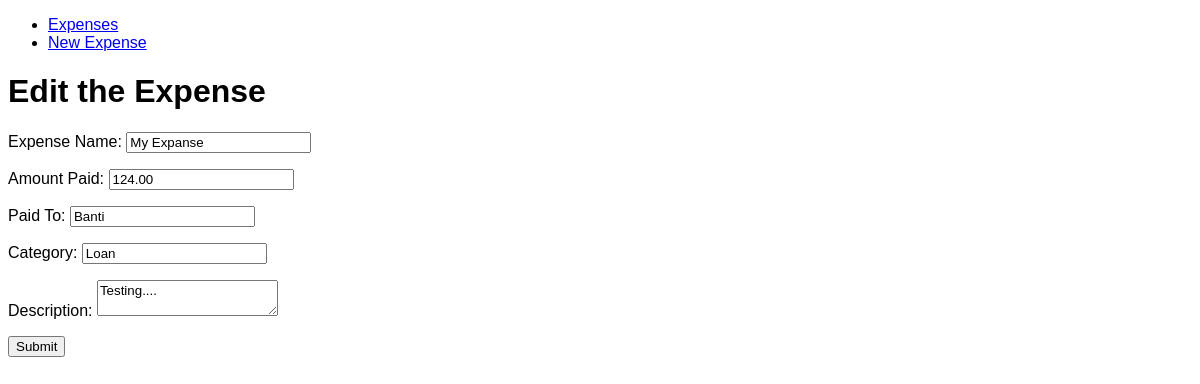
/expense/101/edit, run on the app's committed database.
### application.py (models this page shows)
class Expense(db.Model):
    __tablename__ = "expenses"
    id = db.Column(db.Integer, primary_key=True)
    item = db.Column(db.Unicode)
    amount = db.Column(db.Float)
    paid_to = db.Column(db.Unicode)
    category = db.Column(db.Unicode)
    date = db.Column(db.Date)
    description = db.Column(db.Unicode)

### application.py (the view, shortened to what this page needs)
@application.route("/expense/<int:id>/edit", methods=["GET", "POST"])
def edit(id):
    expense = Expense.query.get(id)
    if not expense:
        return Response("Not found")
    form_fill = {
        "item": expense.item,
        "amount": expense.amount,
        "paid_to": expense.paid_to,
        "category": expense.category,
        "description": expense.description
    }
    return render_template("edit.html", data=form_fill)

### templates/edit.html (shortened to what this page needs)
{% extends "layout.html" %}
{% block body %}
<h1>Edit the Expense</h1>
<form method="POST">
    <p>
        <label for="item">Expense Name: </label>
        <input type="text" name="item" value="{{data.item}}"/>
    </p>
    <p>
        <label for="amount">Amount Paid: </label>
        <input type="number" name="amount" value="{{ '%0.2f' | format(data.amount) }}" step="0.01" />
    </p>
    <p>
        <label for="paid_to">Paid To:</label>
        <input type="text" name="paid_to" value="{{ data.paid_to }}"/>
    </p>
    <p>
        <label for="category">Category: </label>
        <input type="text" name="category" value="{{ data.category }}"/>
    </p>
    <p>
        <label for="description">Description: </label>
        <textarea name="description">{{ data.description }}</textarea>
    </p>
    <p>
        <input type="submit" name="Edit Expense" />
    </p>
</form>
{% endblock %}

### static/style.css (style rules this page uses)
* { font-family: helvetica; }

### data on the page
Expense: item "My Expanse", amount "124.00", paid_to "Banti", category "Loan", description "Testing...."
